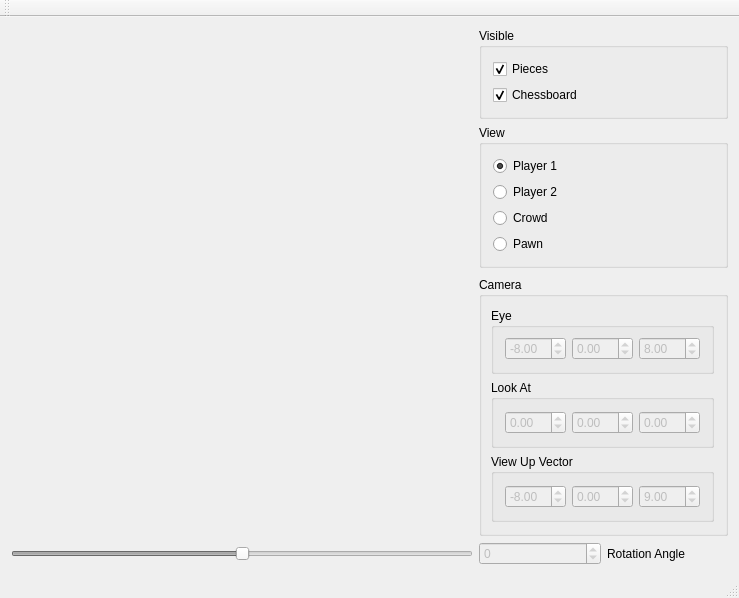
<?xml version="1.0" encoding="UTF-8"?>
<ui version="4.0">
 <class>MainWindow</class>
 <widget class="QMainWindow" name="MainWindow">
  <property name="geometry">
   <rect>
    <x>0</x>
    <y>0</y>
    <width>739</width>
    <height>598</height>
   </rect>
  </property>
  <property name="windowTitle">
   <string>MainWindow</string>
  </property>
  <widget class="QWidget" name="centralWidget">
   <layout class="QGridLayout" name="gridLayout">
    <item row="0" column="1">
     <layout class="QVBoxLayout" name="verticalLayout">
      <item>
       <widget class="QGroupBox" name="groupBoxVisible">
        <property name="title">
         <string>Visible</string>
        </property>
        <layout class="QVBoxLayout" name="verticalLayout_4">
         <item>
          <widget class="QCheckBox" name="checkBoxPieces">
           <property name="cursor">
            <cursorShape>ArrowCursor</cursorShape>
           </property>
           <property name="text">
            <string>Pieces</string>
           </property>
           <property name="checked">
            <bool>true</bool>
           </property>
          </widget>
         </item>
         <item>
          <widget class="QCheckBox" name="checkBoxChessboard">
           <property name="cursor">
            <cursorShape>ArrowCursor</cursorShape>
           </property>
           <property name="text">
            <string>Chessboard</string>
           </property>
           <property name="checked">
            <bool>true</bool>
           </property>
          </widget>
         </item>
        </layout>
       </widget>
      </item>
      <item>
       <widget class="QGroupBox" name="groupBoxView">
        <property name="sizePolicy">
         <sizepolicy hsizetype="Preferred" vsizetype="MinimumExpanding">
          <horstretch>0</horstretch>
          <verstretch>0</verstretch>
         </sizepolicy>
        </property>
        <property name="title">
         <string>View</string>
        </property>
        <layout class="QVBoxLayout" name="verticalLayout_2">
         <item>
          <widget class="QRadioButton" name="radioButtonPlayer1">
           <property name="enabled">
            <bool>true</bool>
           </property>
           <property name="cursor">
            <cursorShape>ArrowCursor</cursorShape>
           </property>
           <property name="text">
            <string>Player 1</string>
           </property>
           <property name="checkable">
            <bool>true</bool>
           </property>
           <property name="checked">
            <bool>true</bool>
           </property>
          </widget>
         </item>
         <item>
          <widget class="QRadioButton" name="radioButtonPlayer2">
           <property name="sizePolicy">
            <sizepolicy hsizetype="Minimum" vsizetype="Fixed">
             <horstretch>0</horstretch>
             <verstretch>0</verstretch>
            </sizepolicy>
           </property>
           <property name="cursor">
            <cursorShape>ArrowCursor</cursorShape>
           </property>
           <property name="text">
            <string>Player 2</string>
           </property>
          </widget>
         </item>
         <item>
          <widget class="QRadioButton" name="radioButtonCrowd">
           <property name="cursor">
            <cursorShape>ArrowCursor</cursorShape>
           </property>
           <property name="text">
            <string>Crowd</string>
           </property>
          </widget>
         </item>
         <item>
          <widget class="QRadioButton" name="radioButtonPawn">
           <property name="cursor">
            <cursorShape>ArrowCursor</cursorShape>
           </property>
           <property name="text">
            <string>Pawn</string>
           </property>
          </widget>
         </item>
        </layout>
       </widget>
      </item>
      <item>
       <spacer name="verticalSpacer">
        <property name="orientation">
         <enum>Qt::Vertical</enum>
        </property>
        <property name="sizeHint" stdset="0">
         <size>
          <width>20</width>
          <height>40</height>
         </size>
        </property>
       </spacer>
      </item>
      <item>
       <widget class="QGroupBox" name="groupBoxCamera">
        <property name="sizePolicy">
         <sizepolicy hsizetype="Preferred" vsizetype="MinimumExpanding">
          <horstretch>0</horstretch>
          <verstretch>0</verstretch>
         </sizepolicy>
        </property>
        <property name="title">
         <string>Camera</string>
        </property>
        <layout class="QVBoxLayout" name="verticalLayout_3">
         <property name="leftMargin">
          <number>9</number>
         </property>
         <item>
          <widget class="QGroupBox" name="groupBoxEye">
           <property name="sizePolicy">
            <sizepolicy hsizetype="Preferred" vsizetype="MinimumExpanding">
             <horstretch>0</horstretch>
             <verstretch>0</verstretch>
            </sizepolicy>
           </property>
           <property name="title">
            <string>Eye</string>
           </property>
           <layout class="QHBoxLayout" name="horizontalLayout_2">
            <property name="topMargin">
             <number>9</number>
            </property>
            <item>
             <widget class="QDoubleSpinBox" name="doubleSpinBoxEyeX">
              <property name="enabled">
               <bool>false</bool>
              </property>
              <property name="cursor">
               <cursorShape>ArrowCursor</cursorShape>
              </property>
              <property name="minimum">
               <double>-10.000000000000000</double>
              </property>
              <property name="maximum">
               <double>10.000000000000000</double>
              </property>
              <property name="singleStep">
               <double>0.250000000000000</double>
              </property>
              <property name="value">
               <double>-8.000000000000000</double>
              </property>
             </widget>
            </item>
            <item>
             <widget class="QDoubleSpinBox" name="doubleSpinBoxEyeY">
              <property name="enabled">
               <bool>false</bool>
              </property>
              <property name="minimum">
               <double>-10.000000000000000</double>
              </property>
              <property name="maximum">
               <double>10.000000000000000</double>
              </property>
              <property name="singleStep">
               <double>0.250000000000000</double>
              </property>
             </widget>
            </item>
            <item>
             <widget class="QDoubleSpinBox" name="doubleSpinBoxEyeZ">
              <property name="enabled">
               <bool>false</bool>
              </property>
              <property name="minimum">
               <double>-10.000000000000000</double>
              </property>
              <property name="maximum">
               <double>10.000000000000000</double>
              </property>
              <property name="singleStep">
               <double>0.250000000000000</double>
              </property>
              <property name="value">
               <double>8.000000000000000</double>
              </property>
             </widget>
            </item>
           </layout>
          </widget>
         </item>
         <item>
          <widget class="QGroupBox" name="groupBoxLookAt">
           <property name="sizePolicy">
            <sizepolicy hsizetype="Preferred" vsizetype="MinimumExpanding">
             <horstretch>0</horstretch>
             <verstretch>0</verstretch>
            </sizepolicy>
           </property>
           <property name="title">
            <string>Look At</string>
           </property>
           <layout class="QHBoxLayout" name="horizontalLayout">
            <item>
             <widget class="QDoubleSpinBox" name="doubleSpinBoxLookAtX">
              <property name="enabled">
               <bool>false</bool>
              </property>
              <property name="minimum">
               <double>-10.000000000000000</double>
              </property>
              <property name="maximum">
               <double>10.000000000000000</double>
              </property>
              <property name="singleStep">
               <double>0.250000000000000</double>
              </property>
             </widget>
            </item>
            <item>
             <widget class="QDoubleSpinBox" name="doubleSpinBoxLookAtY">
              <property name="enabled">
               <bool>false</bool>
              </property>
              <property name="minimum">
               <double>-10.000000000000000</double>
              </property>
              <property name="maximum">
               <double>10.000000000000000</double>
              </property>
              <property name="singleStep">
               <double>0.250000000000000</double>
              </property>
             </widget>
            </item>
            <item>
             <widget class="QDoubleSpinBox" name="doubleSpinBoxLookAtZ">
              <property name="enabled">
               <bool>false</bool>
              </property>
              <property name="minimum">
               <double>-10.000000000000000</double>
              </property>
              <property name="maximum">
               <double>10.000000000000000</double>
              </property>
              <property name="singleStep">
               <double>0.250000000000000</double>
              </property>
             </widget>
            </item>
           </layout>
          </widget>
         </item>
         <item>
          <widget class="QGroupBox" name="groupBoxViewUp">
           <property name="sizePolicy">
            <sizepolicy hsizetype="Preferred" vsizetype="MinimumExpanding">
             <horstretch>0</horstretch>
             <verstretch>0</verstretch>
            </sizepolicy>
           </property>
           <property name="title">
            <string>View Up Vector</string>
           </property>
           <layout class="QHBoxLayout" name="horizontalLayout_3">
            <item>
             <widget class="QDoubleSpinBox" name="doubleSpinBoxViewUpX">
              <property name="enabled">
               <bool>false</bool>
              </property>
              <property name="minimum">
               <double>-10.000000000000000</double>
              </property>
              <property name="maximum">
               <double>10.000000000000000</double>
              </property>
              <property name="singleStep">
               <double>0.250000000000000</double>
              </property>
              <property name="value">
               <double>-8.000000000000000</double>
              </property>
             </widget>
            </item>
            <item>
             <widget class="QDoubleSpinBox" name="doubleSpinBoxViewUpY">
              <property name="enabled">
               <bool>false</bool>
              </property>
              <property name="minimum">
               <double>-10.000000000000000</double>
              </property>
              <property name="maximum">
               <double>10.000000000000000</double>
              </property>
              <property name="singleStep">
               <double>0.250000000000000</double>
              </property>
             </widget>
            </item>
            <item>
             <widget class="QDoubleSpinBox" name="doubleSpinBoxViewUpZ">
              <property name="enabled">
               <bool>false</bool>
              </property>
              <property name="minimum">
               <double>-10.000000000000000</double>
              </property>
              <property name="maximum">
               <double>10.000000000000000</double>
              </property>
              <property name="singleStep">
               <double>0.250000000000000</double>
              </property>
              <property name="value">
               <double>9.000000000000000</double>
              </property>
             </widget>
            </item>
           </layout>
          </widget>
         </item>
        </layout>
       </widget>
      </item>
     </layout>
    </item>
    <item row="0" column="0">
     <widget class="PbGLWidget" name="widgetGLWidget" native="true">
      <property name="sizePolicy">
       <sizepolicy hsizetype="MinimumExpanding" vsizetype="Preferred">
        <horstretch>0</horstretch>
        <verstretch>0</verstretch>
       </sizepolicy>
      </property>
     </widget>
    </item>
    <item row="1" column="0">
     <widget class="QSlider" name="horizontalSliderRotationAngle">
      <property name="enabled">
       <bool>false</bool>
      </property>
      <property name="cursor">
       <cursorShape>OpenHandCursor</cursorShape>
      </property>
      <property name="mouseTracking">
       <bool>false</bool>
      </property>
      <property name="layoutDirection">
       <enum>Qt::LeftToRight</enum>
      </property>
      <property name="minimum">
       <number>-180</number>
      </property>
      <property name="maximum">
       <number>180</number>
      </property>
      <property name="singleStep">
       <number>5</number>
      </property>
      <property name="orientation">
       <enum>Qt::Horizontal</enum>
      </property>
     </widget>
    </item>
    <item row="1" column="1">
     <layout class="QHBoxLayout" name="horizontalLayout_4">
      <item>
       <widget class="QSpinBox" name="spinBoxRotationAngle">
        <property name="enabled">
         <bool>false</bool>
        </property>
        <property name="minimum">
         <number>-180</number>
        </property>
        <property name="maximum">
         <number>180</number>
        </property>
        <property name="singleStep">
         <number>5</number>
        </property>
       </widget>
      </item>
      <item>
       <widget class="QLabel" name="labelRotationAngle">
        <property name="sizePolicy">
         <sizepolicy hsizetype="Preferred" vsizetype="Preferred">
          <horstretch>0</horstretch>
          <verstretch>0</verstretch>
         </sizepolicy>
        </property>
        <property name="text">
         <string>Rotation Angle</string>
        </property>
       </widget>
      </item>
     </layout>
    </item>
   </layout>
  </widget>
  <widget class="QMenuBar" name="menuBar">
   <property name="geometry">
    <rect>
     <x>0</x>
     <y>0</y>
     <width>739</width>
     <height>25</height>
    </rect>
   </property>
  </widget>
  <widget class="QToolBar" name="mainToolBar">
   <attribute name="toolBarArea">
    <enum>TopToolBarArea</enum>
   </attribute>
   <attribute name="toolBarBreak">
    <bool>false</bool>
   </attribute>
  </widget>
  <widget class="QStatusBar" name="statusBar"/>
 </widget>
 <layoutdefault spacing="6" margin="11"/>
 <customwidgets>
  <customwidget>
   <class>PbGLWidget</class>
   <extends>QWidget</extends>
   <header location="global">PbGLWidget.h</header>
   <container>1</container>
  </customwidget>
 </customwidgets>
 <resources/>
 <connections>
  <connection>
   <sender>radioButtonCrowd</sender>
   <signal>clicked()</signal>
   <receiver>MainWindow</receiver>
   <slot>updateView()</slot>
   <hints>
    <hint type="sourcelabel">
     <x>615</x>
     <y>226</y>
    </hint>
    <hint type="destinationlabel">
     <x>791</x>
     <y>231</y>
    </hint>
   </hints>
  </connection>
  <connection>
   <sender>radioButtonPawn</sender>
   <signal>clicked()</signal>
   <receiver>MainWindow</receiver>
   <slot>updateView()</slot>
   <hints>
    <hint type="sourcelabel">
     <x>672</x>
     <y>260</y>
    </hint>
    <hint type="destinationlabel">
     <x>761</x>
     <y>260</y>
    </hint>
   </hints>
  </connection>
  <connection>
   <sender>radioButtonPlayer2</sender>
   <signal>clicked()</signal>
   <receiver>MainWindow</receiver>
   <slot>updateView()</slot>
   <hints>
    <hint type="sourcelabel">
     <x>587</x>
     <y>200</y>
    </hint>
    <hint type="destinationlabel">
     <x>803</x>
     <y>202</y>
    </hint>
   </hints>
  </connection>
  <connection>
   <sender>radioButtonPlayer1</sender>
   <signal>clicked()</signal>
   <receiver>MainWindow</receiver>
   <slot>updateView()</slot>
   <hints>
    <hint type="sourcelabel">
     <x>648</x>
     <y>176</y>
    </hint>
    <hint type="destinationlabel">
     <x>771</x>
     <y>176</y>
    </hint>
   </hints>
  </connection>
  <connection>
   <sender>doubleSpinBoxEyeX</sender>
   <signal>valueChanged(double)</signal>
   <receiver>MainWindow</receiver>
   <slot>updateCamera()</slot>
   <hints>
    <hint type="sourcelabel">
     <x>582</x>
     <y>359</y>
    </hint>
    <hint type="destinationlabel">
     <x>753</x>
     <y>317</y>
    </hint>
   </hints>
  </connection>
  <connection>
   <sender>doubleSpinBoxEyeY</sender>
   <signal>valueChanged(double)</signal>
   <receiver>MainWindow</receiver>
   <slot>updateCamera()</slot>
   <hints>
    <hint type="sourcelabel">
     <x>637</x>
     <y>357</y>
    </hint>
    <hint type="destinationlabel">
     <x>741</x>
     <y>323</y>
    </hint>
   </hints>
  </connection>
  <connection>
   <sender>doubleSpinBoxEyeZ</sender>
   <signal>valueChanged(double)</signal>
   <receiver>MainWindow</receiver>
   <slot>updateCamera()</slot>
   <hints>
    <hint type="sourcelabel">
     <x>692</x>
     <y>351</y>
    </hint>
    <hint type="destinationlabel">
     <x>752</x>
     <y>356</y>
    </hint>
   </hints>
  </connection>
  <connection>
   <sender>doubleSpinBoxLookAtZ</sender>
   <signal>valueChanged(double)</signal>
   <receiver>MainWindow</receiver>
   <slot>updateCamera()</slot>
   <hints>
    <hint type="sourcelabel">
     <x>687</x>
     <y>421</y>
    </hint>
    <hint type="destinationlabel">
     <x>740</x>
     <y>422</y>
    </hint>
   </hints>
  </connection>
  <connection>
   <sender>doubleSpinBoxLookAtY</sender>
   <signal>valueChanged(double)</signal>
   <receiver>MainWindow</receiver>
   <slot>updateCamera()</slot>
   <hints>
    <hint type="sourcelabel">
     <x>655</x>
     <y>429</y>
    </hint>
    <hint type="destinationlabel">
     <x>743</x>
     <y>403</y>
    </hint>
   </hints>
  </connection>
  <connection>
   <sender>doubleSpinBoxLookAtX</sender>
   <signal>valueChanged(double)</signal>
   <receiver>MainWindow</receiver>
   <slot>updateCamera()</slot>
   <hints>
    <hint type="sourcelabel">
     <x>571</x>
     <y>419</y>
    </hint>
    <hint type="destinationlabel">
     <x>740</x>
     <y>395</y>
    </hint>
   </hints>
  </connection>
  <connection>
   <sender>doubleSpinBoxViewUpX</sender>
   <signal>valueChanged(double)</signal>
   <receiver>MainWindow</receiver>
   <slot>updateCamera()</slot>
   <hints>
    <hint type="sourcelabel">
     <x>589</x>
     <y>493</y>
    </hint>
    <hint type="destinationlabel">
     <x>744</x>
     <y>475</y>
    </hint>
   </hints>
  </connection>
  <connection>
   <sender>doubleSpinBoxViewUpY</sender>
   <signal>valueChanged(double)</signal>
   <receiver>MainWindow</receiver>
   <slot>updateCamera()</slot>
   <hints>
    <hint type="sourcelabel">
     <x>648</x>
     <y>492</y>
    </hint>
    <hint type="destinationlabel">
     <x>739</x>
     <y>470</y>
    </hint>
   </hints>
  </connection>
  <connection>
   <sender>doubleSpinBoxViewUpZ</sender>
   <signal>valueChanged(double)</signal>
   <receiver>MainWindow</receiver>
   <slot>updateCamera()</slot>
   <hints>
    <hint type="sourcelabel">
     <x>689</x>
     <y>484</y>
    </hint>
    <hint type="destinationlabel">
     <x>1022</x>
     <y>484</y>
    </hint>
   </hints>
  </connection>
  <connection>
   <sender>checkBoxChessboard</sender>
   <signal>clicked()</signal>
   <receiver>MainWindow</receiver>
   <slot>updateVisible()</slot>
   <hints>
    <hint type="sourcelabel">
     <x>623</x>
     <y>112</y>
    </hint>
    <hint type="destinationlabel">
     <x>842</x>
     <y>112</y>
    </hint>
   </hints>
  </connection>
  <connection>
   <sender>checkBoxPieces</sender>
   <signal>clicked()</signal>
   <receiver>MainWindow</receiver>
   <slot>updateVisible()</slot>
   <hints>
    <hint type="sourcelabel">
     <x>608</x>
     <y>88</y>
    </hint>
    <hint type="destinationlabel">
     <x>881</x>
     <y>88</y>
    </hint>
   </hints>
  </connection>
  <connection>
   <sender>horizontalSliderRotationAngle</sender>
   <signal>valueChanged(int)</signal>
   <receiver>MainWindow</receiver>
   <slot>rotateCamera(int)</slot>
   <hints>
    <hint type="sourcelabel">
     <x>246</x>
     <y>541</y>
    </hint>
    <hint type="destinationlabel">
     <x>249</x>
     <y>618</y>
    </hint>
   </hints>
  </connection>
  <connection>
   <sender>horizontalSliderRotationAngle</sender>
   <signal>valueChanged(int)</signal>
   <receiver>spinBoxRotationAngle</receiver>
   <slot>setValue(int)</slot>
   <hints>
    <hint type="sourcelabel">
     <x>411</x>
     <y>533</y>
    </hint>
    <hint type="destinationlabel">
     <x>538</x>
     <y>536</y>
    </hint>
   </hints>
  </connection>
  <connection>
   <sender>spinBoxRotationAngle</sender>
   <signal>valueChanged(int)</signal>
   <receiver>horizontalSliderRotationAngle</receiver>
   <slot>setValue(int)</slot>
   <hints>
    <hint type="sourcelabel">
     <x>557</x>
     <y>543</y>
    </hint>
    <hint type="destinationlabel">
     <x>463</x>
     <y>541</y>
    </hint>
   </hints>
  </connection>
  <connection>
   <sender>spinBoxRotationAngle</sender>
   <signal>valueChanged(int)</signal>
   <receiver>MainWindow</receiver>
   <slot>rotateCamera(int)</slot>
   <hints>
    <hint type="sourcelabel">
     <x>616</x>
     <y>532</y>
    </hint>
    <hint type="destinationlabel">
     <x>625</x>
     <y>631</y>
    </hint>
   </hints>
  </connection>
 </connections>
 <slots>
  <slot>updateCamera()</slot>
  <slot>updateView()</slot>
  <slot>updateVisible()</slot>
  <slot>rotateCamera()</slot>
  <slot>rotateCamera(int)</slot>
 </slots>
</ui>
